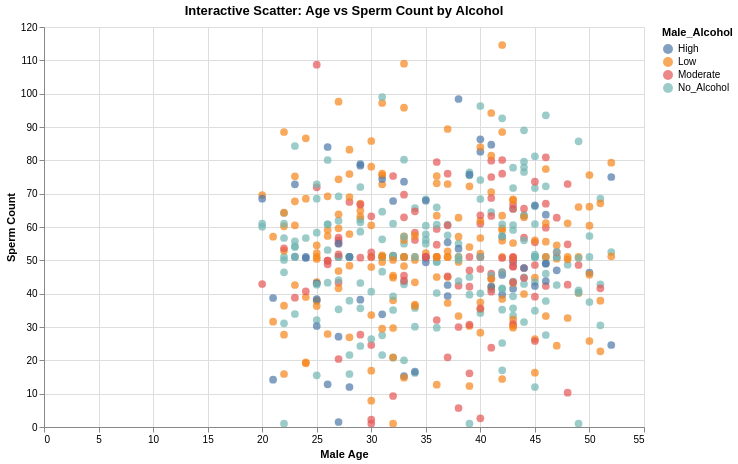

The code cell stored with this chart in its notebook:
### Code cell
# Altair is perfect for creating interactive, 
# web-friendly visualizations where hovering over data points reveals exactly which rows might be outliers.

import altair as alt

# Using a subset of rows to keep rendering fast
df_alt = df[['Male_Age', 'Sperm_Count_M_per_mL', 'Male_Alcohol']].dropna().head(500)

chart = alt.Chart(df_alt).mark_circle(size=60).encode(
    x=alt.X('Male_Age', title='Male Age'),
    y=alt.Y('Sperm_Count_M_per_mL', title='Sperm Count'),
    color='Male_Alcohol',
    tooltip=['Male_Age', 'Sperm_Count_M_per_mL', 'Male_Alcohol']
).interactive().properties(
    title='Interactive Scatter: Age vs Sperm Count by Alcohol',
    width=600,
    height=400
)

# Just type the variable name to display it inline!
chart

### Figure 1 — Vega-Lite specification as saved in the notebook (floating-point values rounded to 4 significant figures; data arrays with more than 128 entries replaced by an {"elided": "..."} marker saying what was removed)
{"config": {"view": {"continuousWidth": 300, "continuousHeight": 300}}, "data": {"name": "data-9dade27238c3c8105d9220d729d531ff"}, "mark": {"type": "circle", "size": 60}, "encoding": {"color": {"field": "Male_Alcohol", "type": "nominal"}, "tooltip": [{"field": "Male_Age", "type": "quantitative"}, {"field": "Sperm_Count_M_per_mL", "type": "quantitative"}, {"field": "Male_Alcohol", "type": "nominal"}], "x": {"field": "Male_Age", "title": "Male Age", "type": "quantitative"}, "y": {"field": "Sperm_Count_M_per_mL", "title": "Sperm Count", "type": "quantitative"}}, "height": 400, "params": [{"name": "param_5", "select": {"type": "interval", "encodings": ["x", "y"]}, "bind": "scales"}], "title": "Interactive Scatter: Age vs Sperm Count by Alcohol", "width": 600, "$schema": "https://vega.github.io/schema/vega-lite/v5.20.1.json", "datasets": {"data-9dade27238c3c8105d9220d729d531ff": {"elided": "500 records"}}}
